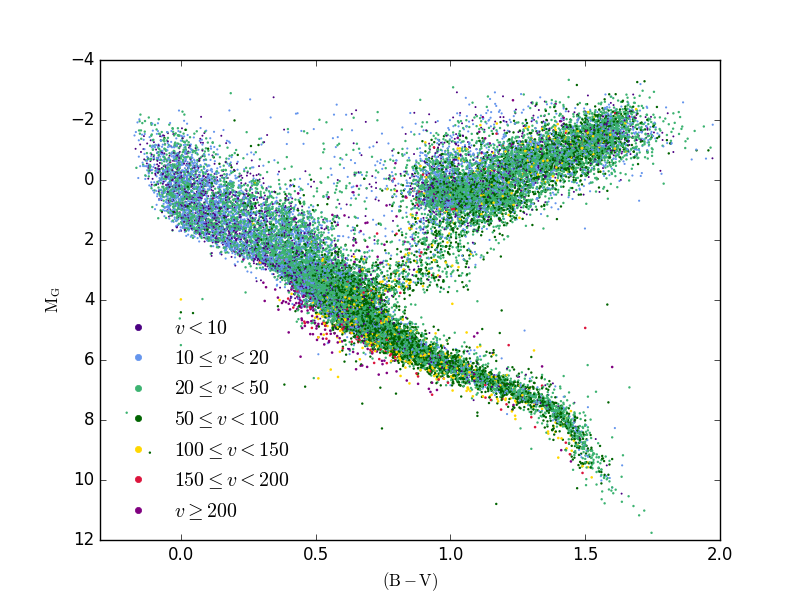

Reproduce this figure in Python.
#import numpy as np
from astropy.table import Table 
#from astropy import constants as const 
import matplotlib.pyplot as plt

DATA = Table.read('DR1_Mag_color.csv', format = 'csv', fast_reader = True)

Mag_G = DATA['g_mag_abs']
Color = DATA['b_min_v']
Vperp = DATA['vperp']

for i in range(len(Mag_G)):
	
	if Vperp[i] < 10:
		plt.scatter(Color[i], Mag_G[i], s = 2.0, c = 'indigo', edgecolors = 'none')	
		
	elif Vperp[i] >= 10 and Vperp[i] < 20:
		plt.scatter(Color[i], Mag_G[i], s = 2.4, c = 'cornflowerblue', edgecolors = 'none')
		
	elif Vperp[i] >= 20 and Vperp[i] < 50:
		plt.scatter(Color[i], Mag_G[i], s = 3.0, c = 'mediumseagreen', edgecolors = 'none')		
		
	elif Vperp[i] >= 50 and Vperp[i] < 100:
		plt.scatter(Color[i], Mag_G[i], s = 3.0, c = 'darkgreen', edgecolors = 'none')
		
	elif Vperp[i] >= 100 and Vperp[i] < 150:
		plt.scatter(Color[i], Mag_G[i], s = 3.5, c = 'gold', edgecolors = 'none')					
		
	elif Vperp[i] >= 150 and Vperp[i] < 200:
		plt.scatter(Color[i], Mag_G[i], s = 3.5, c = 'crimson', edgecolors = 'none')
		
	elif Vperp[i] > 200:
		plt.scatter(Color[i], Mag_G[i], s = 3.5, c = 'purple', edgecolors = 'none')	
	
Label  = [r'$v < 10$', r'$10 \leq v < 20$', r'$20 \leq v < 50$', r'$50 \leq v < 100$', r'$100 \leq v < 150$', r'$150 \leq v < 200$', r'$v \geq 200$']	
Colors = ['indigo', 'cornflowerblue', 'mediumseagreen', 'darkgreen', 'gold', 'crimson', 'purple']

for j in range(len(Label)):
	plt.plot(-10.0, -10.0, '.', ms = 9.0, c = Colors[j], label = Label [j])
		
plt.xlim(-0.3, 2.0)
plt.ylim(-4.0, 12.0)
plt.ylabel(r'$\mathrm{M_G}$')
plt.xlabel(r'$\mathrm{(B-V)}$')
plt.legend(frameon = False, loc = 'lower left', numpoints = 1)
plt.gca().invert_yaxis()
plt.savefig('GAIA_test.png')
#plt.show()
